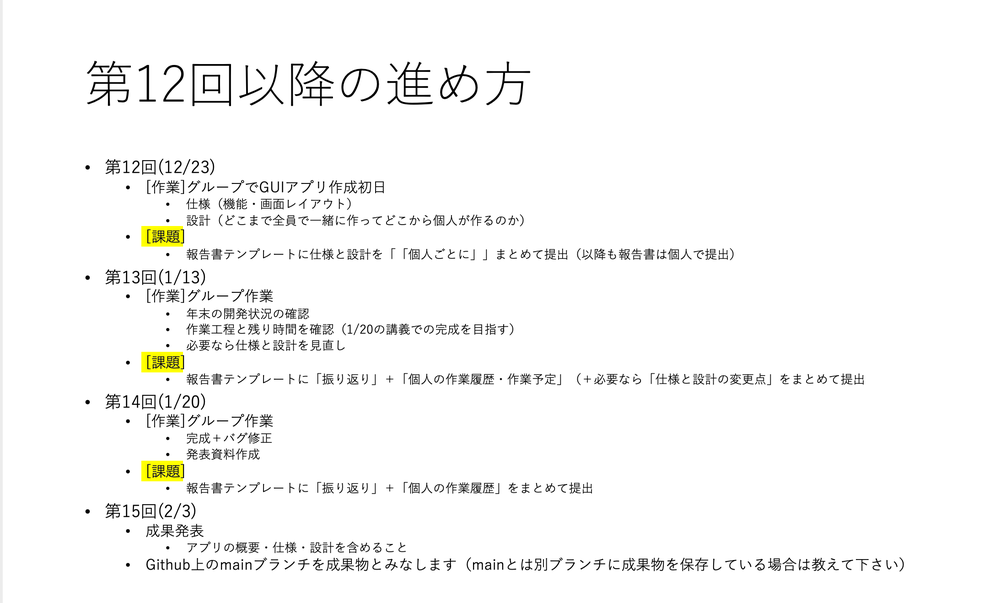
#> input picture sample.png, 1000 x 603 px, shrunk from 2186 x 1318 before the run
$ python -i bin_img.py   (imports and definitions only)
#> lines starting #> are read from the running program, lines starting #| are printed output that depends on the picture; after the words box and inside, x2 and y2 are one past the last pixel; in counts of white or black regions, pixels touching at a corner belong together
#> further down, picture is the input picture: shape (603, 1000, 3); mean B, G, R 247.2, 248.1, 248.1
import cv2
import numpy as np

def bin(img):

    tmp_img = img.copy()

    #グレースケール化
    tmp_img = cv2.cvtColor(tmp_img, cv2.COLOR_BGR2GRAY)

    #2値化
    ret, tmp_img = cv2.threshold(tmp_img, 0, 255, cv2.THRESH_BINARY+cv2.THRESH_OTSU)
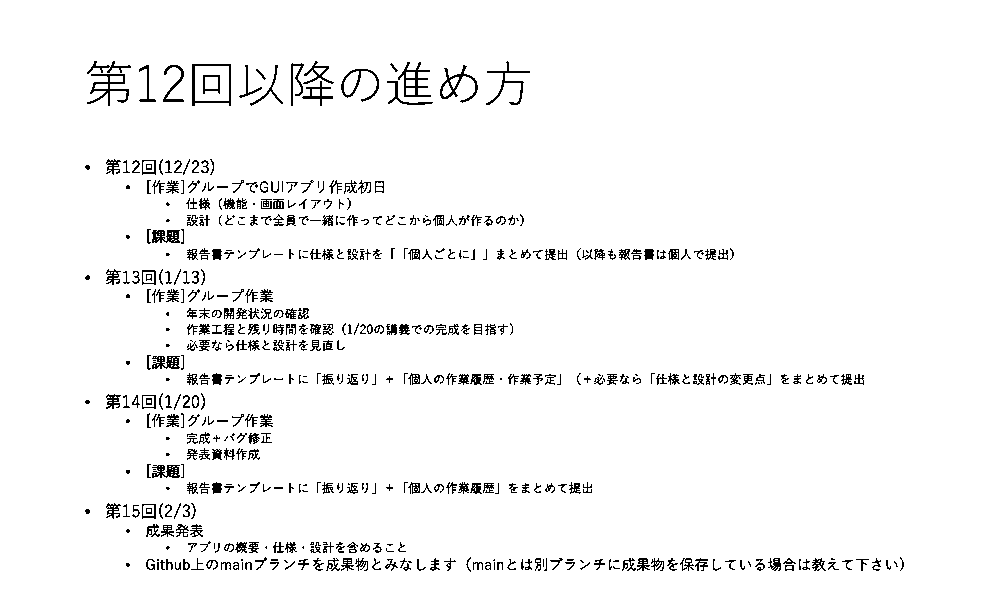
#> tmp_img: shape (603, 1000); 96.3% white; black in thin lines or dots, all inside (x1, y1, x2, y2) = (85, 61, 904, 572)
#> ret = 174

    pixel_number = np.size(tmp_img) #全ピクセル数をpixel_numberに代入
#> pixel_number = 603000
    pixel_sum = np.sum(tmp_img) #全ピクセルの輝度の合計をpixel_sumに代入
#> pixel_sum = 148003785
    white_pixel_number = pixel_sum/255 #白いピクセルの数を計算しwhite_pixel_numberに代入
#> white_pixel_number = 580407
    black_pixel_number = pixel_number - white_pixel_number #黒いピクセルの数を計算しblack_pixel_numberに代入
#> black_pixel_number = 22593

    #白いピクセルの方が多かったら白黒反転
    if black_pixel_number < white_pixel_number:
        tmp_img = cv2.bitwise_not(tmp_img)

    #文字が白色の2値化を返す
    return tmp_img

>>> import cv2
>>> picture = cv2.imread('sample.png')
>>> result = bin(picture)
